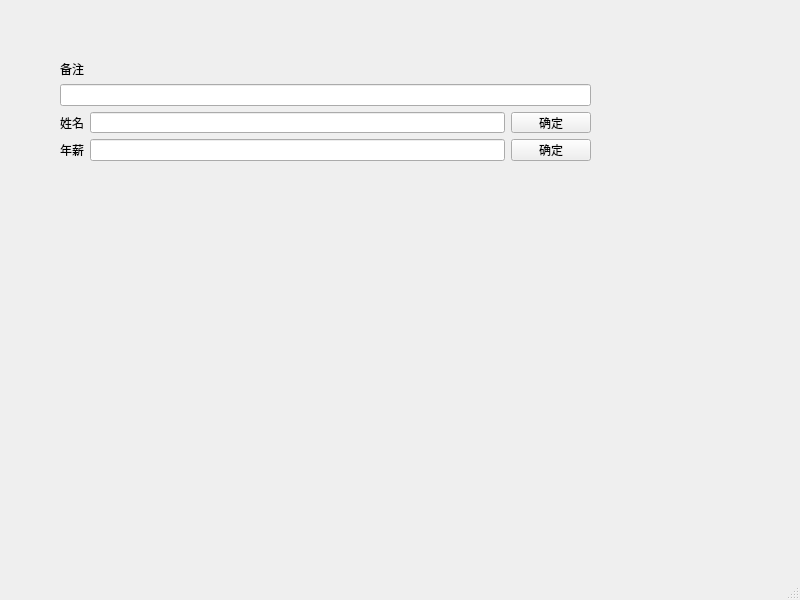
<?xml version="1.0" encoding="UTF-8"?>
<ui version="4.0">
 <class>MainWindow</class>
 <widget class="QMainWindow" name="MainWindow">
  <property name="geometry">
   <rect>
    <x>0</x>
    <y>0</y>
    <width>800</width>
    <height>600</height>
   </rect>
  </property>
  <property name="windowTitle">
   <string>MainWindow</string>
  </property>
  <widget class="QWidget" name="centralwidget">
   <widget class="QWidget" name="">
    <property name="geometry">
     <rect>
      <x>60</x>
      <y>60</y>
      <width>531</width>
      <height>101</height>
     </rect>
    </property>
    <layout class="QVBoxLayout" name="verticalLayout">
     <item>
      <widget class="QLabel" name="label">
       <property name="text">
        <string>备注</string>
       </property>
      </widget>
     </item>
     <item>
      <widget class="QLineEdit" name="lineEdit"/>
     </item>
     <item>
      <layout class="QHBoxLayout" name="horizontalLayout">
       <item>
        <widget class="QLabel" name="label_2">
         <property name="text">
          <string>姓名</string>
         </property>
        </widget>
       </item>
       <item>
        <widget class="QLineEdit" name="lineEdit_2"/>
       </item>
       <item>
        <widget class="QPushButton" name="pushButton">
         <property name="text">
          <string>确定</string>
         </property>
        </widget>
       </item>
      </layout>
     </item>
     <item>
      <layout class="QHBoxLayout" name="horizontalLayout_2">
       <item>
        <widget class="QLabel" name="label_3">
         <property name="text">
          <string>年薪</string>
         </property>
        </widget>
       </item>
       <item>
        <widget class="QLineEdit" name="lineEdit_3"/>
       </item>
       <item>
        <widget class="QPushButton" name="pushButton_2">
         <property name="text">
          <string>确定</string>
         </property>
        </widget>
       </item>
      </layout>
     </item>
    </layout>
   </widget>
  </widget>
  <widget class="QMenuBar" name="menubar">
   <property name="geometry">
    <rect>
     <x>0</x>
     <y>0</y>
     <width>800</width>
     <height>23</height>
    </rect>
   </property>
  </widget>
  <widget class="QStatusBar" name="statusbar"/>
 </widget>
 <resources/>
 <connections/>
</ui>
